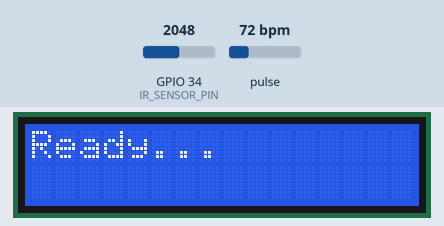
Simulated run of this sketch. Board: ESP32. Shown: 16×2 character LCD. The inputs (shaded band) are chosen by the test bench; at power-on: pulse 72 bpm, GPIO 34 (IR_SENSOR_PIN) = 2048. WiFi joins after 1.5 s; servers stay silent unless stated; uploads are accepted with an empty reply; what the sketch prints to the serial monitor is not drawn.

Above: at 1.7 s.
At 3.24 s:
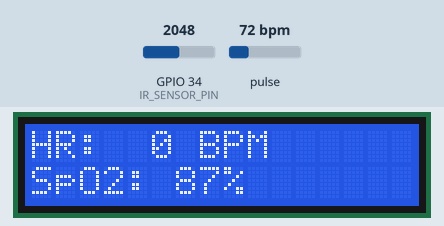
3.7 s: pulse set to 100 bpm
At 4.5 s:
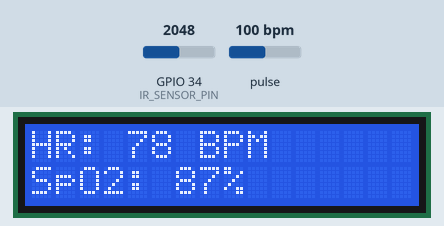
6.5 s: GPIO 34 (IR_SENSOR_PIN) set to 2264
9.5 s: GPIO 34 (IR_SENSOR_PIN) set to 2373
11.0 s: pulse set to 42 bpm
At 13.3 s:
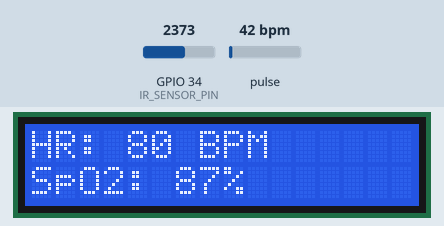
14.0 s: pulse set to 70 bpm
At 15.5 s:
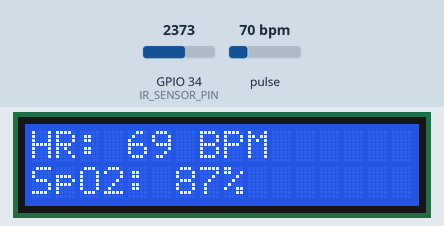
Timing chart, 0 to 17.0 s (numbered marks = the images above; inputs shaded):
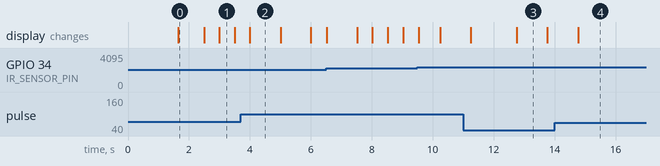

Measured:
- after the input at 3.7 s, the display: changes after 0.30 s (image 2)
- what the display in image 0 shows lasts 0.9 s, from 1.6 s to 2.5 s
- what the display in image 1 shows lasts 0.5 s, from 3.0 s to 3.5 s
- what the display in image 2 shows lasts 1.0 s, from 4.0 s to 5.0 s

The sketch:

HeartRate_SpO2Sensor.ino
```cpp
// ESP32 + External IR obstacle sensor (AO) for Heart Rate
//        + MAX30102 (SpO2 only) on second I2C bus
//        + 16x2 I2C LCD on first I2C bus
//
// Wire  -> LCD (SDA=16, SCL=17)
// Wire1 -> MAX30102 (SDA=21, SCL=22)
// External IR AO -> ADC pin 34
//
// Requirements:
//  - SparkFun MAX3010x Sensor Library (MAX30105.h)
//  - heartRate.h (checkForBeat)
//  - LiquidCrystal_I2C library

// ------------------ Minimal Supabase additions ------------------
// (Do NOT change your main logic below except fill these values)
#include <WiFi.h>
#include <WiFiClientSecure.h>
#include <HTTPClient.h>

// Fill these with your credentials
const char* WIFI_SSID = "Nik";
const char* WIFI_PASS = "12345678";
const char* SUPABASE_URL = "https://ivojlhscsawpuqbejdom.supabase.co"; // no trailing slash
const char* SUPABASE_KEY = "eyJhbGciOiJIUzI1NiIsInR5cCI6IkpXVCJ9.eyJpc3MiOiJzdXBhYmFzZSIsInJlZiI6Iml2b2psaHNjc2F3cHVxYmVqZG9tIiwicm9sZSI6ImFub24iLCJpYXQiOjE3NzU2MzcxMDgsImV4cCI6MjA5MTIxMzEwOH0.tiM975H1_z6kdHqHrW8tEvaGf6ZMCC-upr0oIntM6z0"; // prefer anon key
const char* SUPABASE_TABLE = "live_vitals";
const char* DEVICE_ID = "device_001";

const unsigned long UPLOAD_INTERVAL = 5000UL; // upload every 5s (change if you want)
unsigned long lastUpload = 0;
bool wifiConnected = false;
// -----------------------------------------------------------------

#include <Wire.h>
#include "MAX30105.h"
#include "heartRate.h"
#include <LiquidCrystal_I2C.h>

// ------------------ Pin Config ------------------
#define LCD_SDA_PIN 16
#define LCD_SCL_PIN 17
#define SENSOR_SDA_PIN 21
#define SENSOR_SCL_PIN 22
#define IR_SENSOR_PIN 34     // External analog IR sensor AO -> choose analog pin 32-39

// ------------------ LCD Settings ----------------
#define LCD_I2C_ADDR 0x27
#define LCD_COLS 16
#define LCD_ROWS 2
LiquidCrystal_I2C lcd(LCD_I2C_ADDR, LCD_COLS, LCD_ROWS);

// ------------------ MAX30102 on second I2C bus ---
TwoWire I2C_Sensor = TwoWire(1);
MAX30105 particleSensor;

// ------------------ Heart-rate (analog IR) filter params --------------
const int SMA_WINDOW = 6;             // moving-average window (tune)
const float BASELINE_ALPHA = 0.995f;  // baseline lowpass factor (closer to 1 => slower baseline)
const float SCALE_FACTOR = 20.0f;     // scale AC component to units expected by checkForBeat()
int smaBuf[SMA_WINDOW] = {0};
int smaIdx = 0;
bool smaInit = false;
float baseline = 0.0f; // DC baseline for analog IR

// ------------------ Variables ------------------
int beatAvg = 0;
int sp02Avg = 0;
const int SMOOTH_ALPHA = 4; // smoothing factor for BPM & SpO2

unsigned long lastBeatTime = 0;
unsigned long lastPrint = 0;
const unsigned long PRINT_INTERVAL = 500;

// Debugging: set to 1 to print raw values to Serial
#define DEBUG 0

// Keep last MAX readings in globals so upload block can access them (no logic change)
uint32_t g_last_red = 0;
uint32_t g_last_ir = 0;

void setup() {
  Serial.begin(115200);
  delay(50);

  // minimal addition: connect WiFi (non-invasive)
  connectWiFi();

  // --- LCD Bus ---
  Wire.begin(LCD_SDA_PIN, LCD_SCL_PIN);
  lcd.begin(LCD_COLS, LCD_ROWS);
  lcd.backlight();
  lcd.clear();
  lcd.setCursor(0,0);
  lcd.print("Init sensors...");

  // --- MAX30102 Bus ---
  I2C_Sensor.begin(SENSOR_SDA_PIN, SENSOR_SCL_PIN, 400000);
  if (!particleSensor.begin(I2C_Sensor)) {
    Serial.println("MAX30102 not found! Check wiring.");
    lcd.clear();
    lcd.setCursor(0,0);
    lcd.print("MAX30102 error!");
    while (1) delay(1000);
  }

  // --- Configure MAX30102 (SpO2 only) ---
  byte ledBrightness = 255;   // 0-255
  byte sampleAverage = 4;     // 1,2,4,8,16,32
  byte ledMode = 2;           // 2 = Red + IR (for SpO2)
  byte sampleRate = 100;      // samples/sec
  int pulseWidth = 411;       // 69,118,215,411 (us)
  int adcRange = 16384;       // 2048,4096,8192,16384

  particleSensor.setup(ledBrightness, sampleAverage, ledMode, sampleRate, pulseWidth, adcRange);

  // Warm start values
  beatAvg = 0;
  sp02Avg = 0;
  baseline = 0.0f;
  smaIdx = 0;
  smaInit = false;

  lcd.clear();
  lcd.setCursor(0,0);
  lcd.print("Ready...");
  delay(800);
  lcd.clear();
  lcd.setCursor(0,0);
  lcd.print("Place finger...");
  lcd.setCursor(0,1);
  lcd.print("Reading...");
}

// ------------------ Loop ------------------
void loop() {
  // --- 1) HEART RATE via External IR Sensor (AO from obstacle module) ---
  int raw = analogRead(IR_SENSOR_PIN); // 0..4095 on ESP32 by default
  // Moving average (SMA) to reduce spikes
  smaBuf[smaIdx++] = raw;
  if (smaIdx >= SMA_WINDOW) smaIdx = 0;

  long sum = 0;
  int samples = 0;
  for (int i = 0; i < SMA_WINDOW; ++i) {
    if (!smaInit && smaBuf[i] == 0) continue; // skip zeros until buffer full
    sum += smaBuf[i];
    samples++;
  }
  if (samples == SMA_WINDOW) smaInit = true;
  int smoothed = (samples > 0) ? (int)(sum / samples) : raw;

  // Slow baseline tracking (IIR low-pass)
  baseline = BASELINE_ALPHA * baseline + (1.0f - BASELINE_ALPHA) * (float)smoothed;

  // AC component (remove DC)
  float ac = (float)smoothed - baseline;
  float acAbs = fabs(ac);

  // Scale AC to range checkForBeat expects
  long scaled = (long)(acAbs * SCALE_FACTOR);
  if (scaled < 0) scaled = 0;

#if DEBUG
  Serial.print("RAW="); Serial.print(raw);
  Serial.print(" SM="); Serial.print(smoothed);
  Serial.print(" BASE="); Serial.print(baseline, 2);
  Serial.print(" AC="); Serial.print(ac, 2);
  Serial.print(" SCALED="); Serial.println(scaled);
#endif

  // Feed scaled value to checkForBeat()
  if (checkForBeat(scaled)) {
    unsigned long now = millis();
    if (lastBeatTime != 0) {
      unsigned long delta = now - lastBeatTime;
      if (delta > 250 && delta < 2000) { // accept 30-240 BPM
        float instBpm = 60000.0f / (float)delta;
        if (beatAvg == 0) beatAvg = (int)instBpm;
        else beatAvg = (beatAvg * (SMOOTH_ALPHA - 1) + (int)instBpm) / SMOOTH_ALPHA;
      }
    }
    lastBeatTime = now;
  }

  // --- 2) SpO2 via MAX30102 ---
  static uint32_t red = 0, ir = 0;
  if (particleSensor.available()) {
    red = particleSensor.getRed();
    ir = particleSensor.getIR();
    particleSensor.nextSample();

    // Update globals so upload sees latest values (no logic change to processing)
    g_last_red = red;
    g_last_ir = ir;

    // crude SpO2 estimate (simple ratio method)
    float ratio = (ir > 0) ? ((float)red / (float)ir) : 0.0f;
    float SpO2 = 110.0f - 25.0f * ratio;
    if (SpO2 > 100.0f) SpO2 = 99.9f;
    if (SpO2 < 50.0f) SpO2 = 50.0f;

    // smooth SpO2 for display
    if (sp02Avg == 0) sp02Avg = (int)SpO2;
    else sp02Avg = (sp02Avg * (SMOOTH_ALPHA - 1) + (int)SpO2) / SMOOTH_ALPHA;
  } else {
    particleSensor.check(); // request data
  }

  // --- 3) Display + Serial Output ---
  if (millis() - lastPrint >= PRINT_INTERVAL) {
    lastPrint = millis();

    // LCD Display
    lcd.clear();
    lcd.setCursor(0, 0);
    char line1[17];
    snprintf(line1, sizeof(line1), "HR:%3d BPM", beatAvg);
    lcd.print(line1);
    lcd.setCursor(0, 1);
    char line2[17];
    snprintf(line2, sizeof(line2), "SpO2:%3d%%", sp02Avg);
    lcd.print(line2);

    // Serial log for debugging/tuning
    Serial.print("Analog RAW="); Serial.print(raw);
    Serial.print(" SM="); Serial.print(smoothed);
    Serial.print(" BASE="); Serial.print(baseline, 2);
    Serial.print(" SCALED="); Serial.print(scaled);
    Serial.print(" | MAX_IR="); Serial.print(g_last_ir);
    Serial.print(" MAX_RED="); Serial.print(g_last_red);
    Serial.print(" | HR="); Serial.print(beatAvg);
    Serial.print(" | SpO2="); Serial.println(sp02Avg);
  }

  // ----------------- Minimal non-invasive upload block -----------------
  // This uploads constantly (every UPLOAD_INTERVAL) regardless of finger presence.
  if (wifiConnected && (millis() - lastUpload >= UPLOAD_INTERVAL)) {
    lastUpload = millis();

    // Build JSON payload matching live_vitals table: device_id, hr_bpm, spo2_pct
    String payload = "{";
    payload += "\"device_id\": \"" + String(DEVICE_ID) + "\",";
    payload += "\"hr_bpm\": " + String(beatAvg) + ",";
    payload += "\"spo2_pct\": " + String(sp02Avg);
    payload += "}";

    bool ok = sendToSupabase_debug(payload);
    if (ok) {
      Serial.println("Supabase upload OK");
    } else {
      Serial.println("Supabase upload FAILED");
    }
  }
  // ---------------------------------------------------------------------

  delay(2); // small yield
}

// ---------------- WiFi connect helper (minimal) ----------------
void connectWiFi() {
  WiFi.mode(WIFI_STA);
  WiFi.begin(WIFI_SSID, WIFI_PASS);
  Serial.print("Connecting to WiFi");
  unsigned long start = millis();
  while (WiFi.status() != WL_CONNECTED && millis() - start < 15000) {
    delay(250);
    Serial.print(".");
  }
  if (WiFi.status() == WL_CONNECTED) {
    Serial.println();
    Serial.print("WiFi connected, IP: ");
    Serial.println(WiFi.localIP());
    wifiConnected = true;
  } else {
    Serial.println();
    Serial.println("WiFi connect failed");
    wifiConnected = false;
  }
}

// ---------------- Supabase upload helper (minimal) ----------------
// POST https://<project>.supabase.co/rest/v1/live_vitals
// Headers: apikey, Authorization: Bearer <key>, Content-Type: application/json
// DEBUG sendToSupabase with verbose logging
bool sendToSupabase_debug(const String &jsonPayload) {
  Serial.println("--- sendToSupabase_debug START ---");
  if (!wifiConnected) {
    Serial.println("WiFi not connected!");
    Serial.println("--- sendToSupabase_debug END ---");
    return false;
  }

  String url = String(SUPABASE_URL) + "/rest/v1/" + SUPABASE_TABLE;
  Serial.print("URL: "); Serial.println(url);
  Serial.print("Payload: "); Serial.println(jsonPayload);

  WiFiClientSecure client;
  client.setInsecure(); // for prototyping
  HTTPClient https;

  bool success = false;
  if (!https.begin(client, url)) {
    Serial.println("https.begin() failed");
    Serial.println("--- sendToSupabase_debug END ---");
    return false;
  }

  // Headers
  https.addHeader("Content-Type", "application/json");
  https.addHeader("apikey", SUPABASE_KEY);
  String authHeader = "Bearer ";
  authHeader += SUPABASE_KEY;
  https.addHeader("Authorization", authHeader);
  // ask for representation so response body contains created row on success
 https.addHeader("Prefer", "resolution=merge-duplicates,return=minimal");


  Serial.println("POSTing...");
  int httpCode = https.POST(jsonPayload);
  Serial.print("httpCode = "); Serial.println(httpCode);

  if (httpCode > 0) {
    String resp = https.getString();
    Serial.print("Response body: "); Serial.println(resp);
    // 201 = created
    if (httpCode == 201 || httpCode == 200) {
      Serial.println("Insert appears successful.");
      success = true;
    } else {
      Serial.print("Server returned code "); Serial.print(httpCode);
      Serial.println(" (not 200/201). Check payload and table / RLS policies.");
    }
  } else {
    Serial.print("HTTP POST failed, error: ");
    Serial.println(https.errorToString(httpCode));
    Serial.println("Possible causes: network, TLS, URL, blocked port.");
  }

  https.end();
  Serial.println("--- sendToSupabase_debug END ---");
  return success;
}

// One-shot test helper (call once in setup to verify)
void testUpload() {
  // example minimal payload (adjust device_id if you want)
  String payload = "{";
  payload += "\"device_id\": \"test_device\",";
  payload += "\"hr_bpm\": 55,";
  payload += "\"spo2_pct\": 98";
  payload += "}";
  bool ok = sendToSupabase_debug(payload);
  if (ok) Serial.println("testUpload: OK");
  else Serial.println("testUpload: FAILED");
}
```
